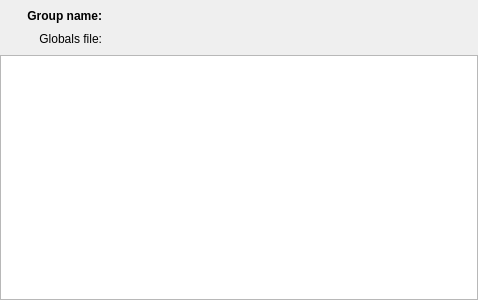
<?xml version="1.0" encoding="UTF-8"?>
<ui version="4.0">
 <class>Form</class>
 <widget class="QWidget" name="Form">
  <property name="geometry">
   <rect>
    <x>0</x>
    <y>0</y>
    <width>478</width>
    <height>300</height>
   </rect>
  </property>
  <property name="windowTitle">
   <string>Form</string>
  </property>
  <layout class="QVBoxLayout" name="verticalLayout_2">
   <property name="spacing">
    <number>0</number>
   </property>
   <property name="leftMargin">
    <number>0</number>
   </property>
   <property name="topMargin">
    <number>0</number>
   </property>
   <property name="rightMargin">
    <number>0</number>
   </property>
   <property name="bottomMargin">
    <number>0</number>
   </property>
   <item>
    <layout class="QHBoxLayout" name="horizontalLayout">
     <property name="spacing">
      <number>9</number>
     </property>
     <property name="leftMargin">
      <number>27</number>
     </property>
     <property name="topMargin">
      <number>9</number>
     </property>
     <property name="rightMargin">
      <number>9</number>
     </property>
     <property name="bottomMargin">
      <number>9</number>
     </property>
     <item>
      <layout class="QGridLayout" name="gridLayout">
       <property name="horizontalSpacing">
        <number>12</number>
       </property>
       <item row="0" column="0">
        <widget class="QLabel" name="label">
         <property name="text">
          <string>&lt;html&gt;&lt;head/&gt;&lt;body&gt;&lt;p&gt;&lt;span style=&quot; font-weight:600;&quot;&gt;Group name:&lt;/span&gt;&lt;/p&gt;&lt;/body&gt;&lt;/html&gt;</string>
         </property>
         <property name="textFormat">
          <enum>Qt::RichText</enum>
         </property>
         <property name="scaledContents">
          <bool>false</bool>
         </property>
         <property name="alignment">
          <set>Qt::AlignRight|Qt::AlignTrailing|Qt::AlignVCenter</set>
         </property>
        </widget>
       </item>
       <item row="0" column="1">
        <widget class="QLabel" name="label_group_name">
         <property name="text">
          <string>&lt;group_name&gt;</string>
         </property>
        </widget>
       </item>
       <item row="1" column="0">
        <widget class="QLabel" name="label_2">
         <property name="text">
          <string>&lt;html&gt;&lt;head/&gt;&lt;body&gt;&lt;p&gt;&lt;span style=&quot; font-weight:600;&quot;&gt;Globals file:&lt;/span&gt;&lt;/p&gt;&lt;/body&gt;&lt;/html&gt;</string>
         </property>
         <property name="textFormat">
          <enum>Qt::RichText</enum>
         </property>
         <property name="scaledContents">
          <bool>false</bool>
         </property>
         <property name="alignment">
          <set>Qt::AlignRight|Qt::AlignTrailing|Qt::AlignVCenter</set>
         </property>
        </widget>
       </item>
       <item row="1" column="1">
        <widget class="QLabel" name="label_globals_file">
         <property name="text">
          <string>&lt;globals_file&gt;</string>
         </property>
        </widget>
       </item>
      </layout>
     </item>
     <item>
      <spacer name="horizontalSpacer">
       <property name="orientation">
        <enum>Qt::Horizontal</enum>
       </property>
       <property name="sizeHint" stdset="0">
        <size>
         <width>40</width>
         <height>20</height>
        </size>
       </property>
      </spacer>
     </item>
    </layout>
   </item>
   <item>
    <widget class="TableView" name="tableView_globals">
     <property name="styleSheet">
      <string notr="true"/>
     </property>
     <property name="alternatingRowColors">
      <bool>true</bool>
     </property>
    </widget>
   </item>
  </layout>
 </widget>
 <customwidgets>
  <customwidget>
   <class>TableView</class>
   <extends>QTableView</extends>
   <header>qtutils/widgets.h</header>
  </customwidget>
 </customwidgets>
 <resources/>
 <connections/>
</ui>
